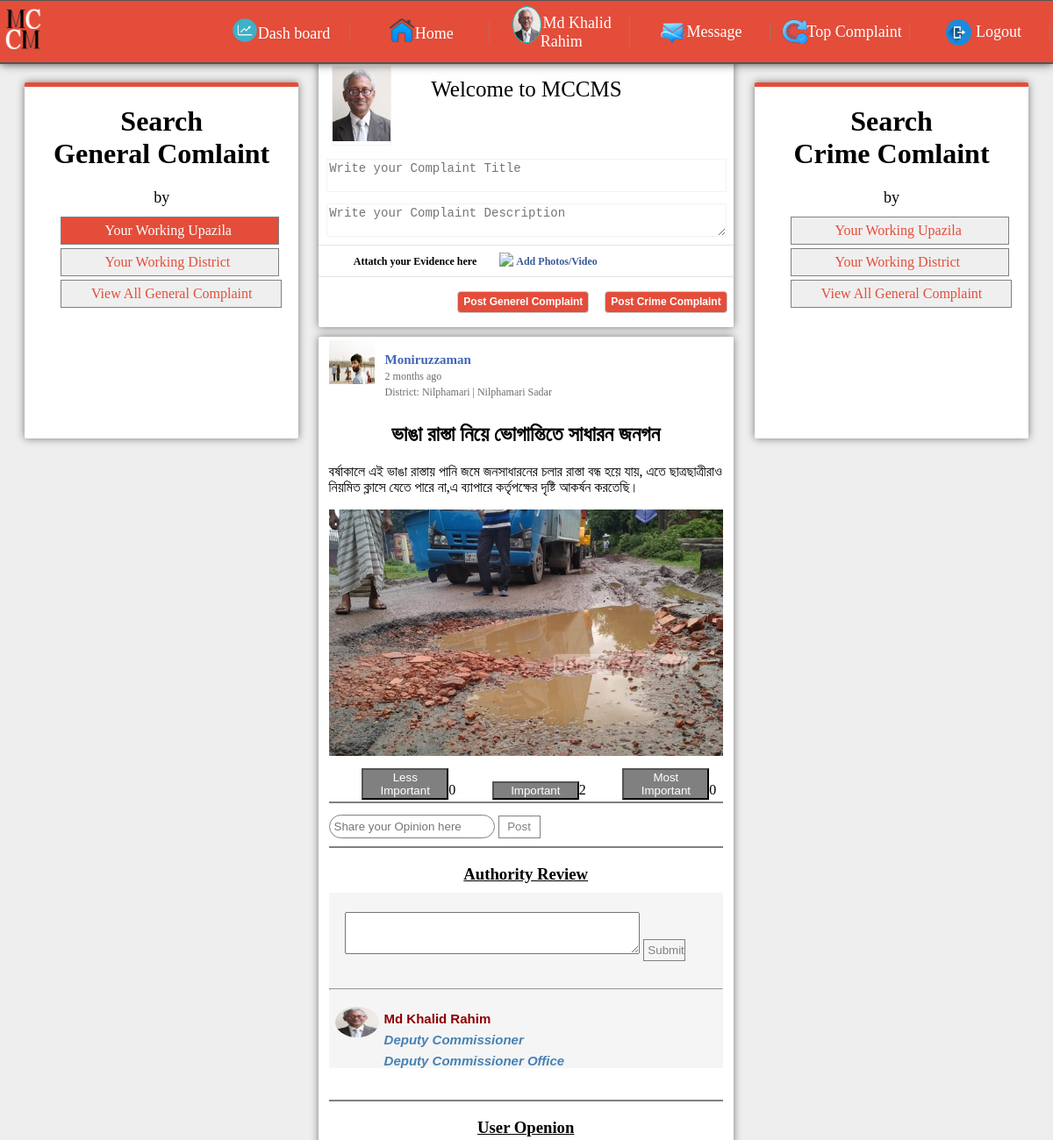
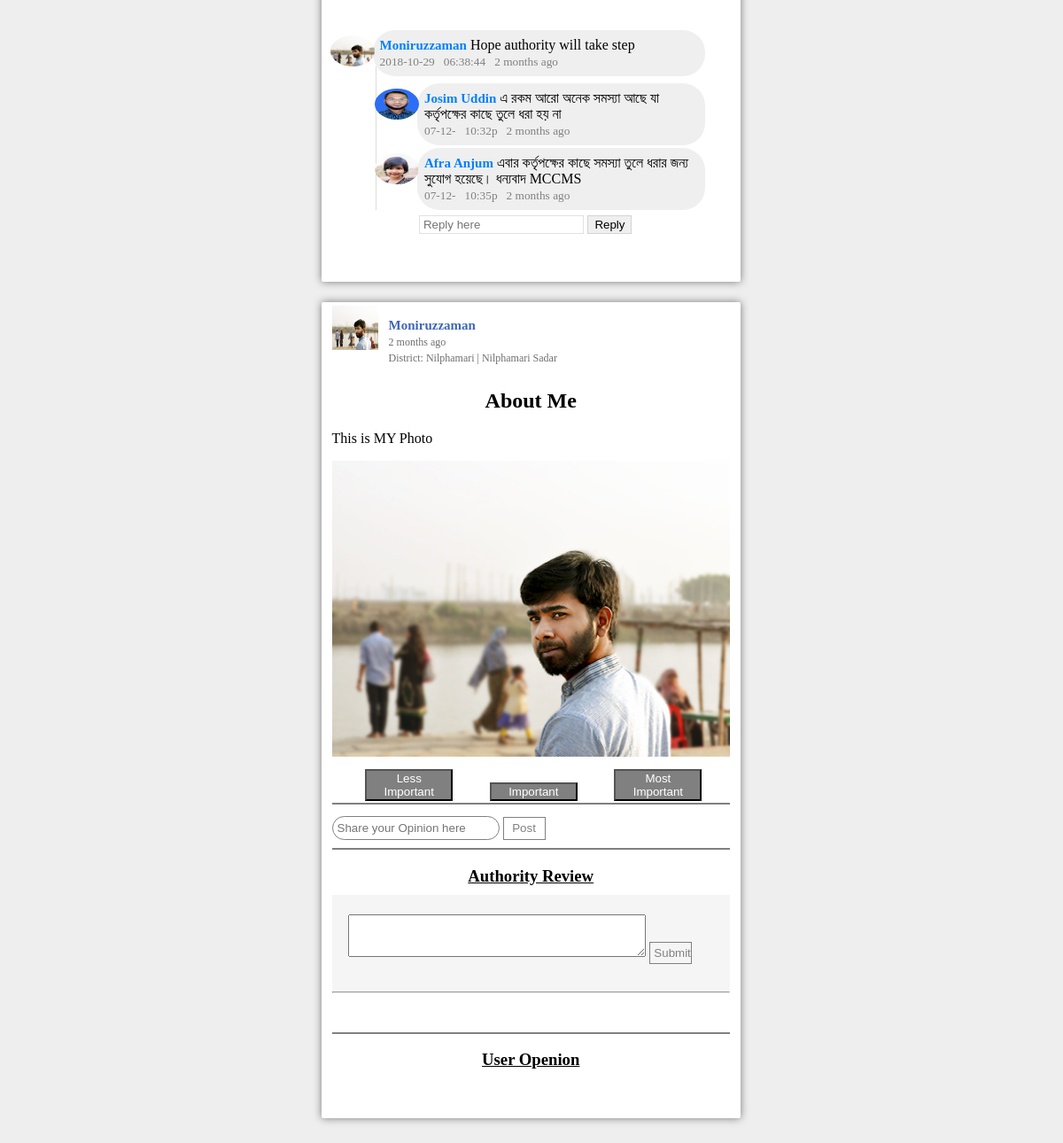
The app's page /authority/au_home_for_upazila.php (signed in) with its own data (2 pictures, top to bottom).
### tables this page shows
CREATE TABLE `authority_info` (
  `au_id` int(11) NOT NULL,
  `au_name` varchar(255) NOT NULL,
  `au_user_id` varchar(255) NOT NULL,
  `au_password` varchar(255) NOT NULL,
  `au_email` varchar(100) NOT NULL,
  `contact` varchar(50) NOT NULL,
  `au_home_district` varchar(255) NOT NULL,
  `designation` varchar(255) NOT NULL,
  `organization` varchar(255) NOT NULL,
  `working_division` varchar(255) NOT NULL,
  `working_district` varchar(255) NOT NULL,
  `working_upazila` varchar(255) NOT NULL,
  `au_nid` varchar(255) NOT NULL,
  `date_birth` date NOT NULL,
  `reg_date` date NOT NULL,
  `pro_image` varchar(255) NOT NULL,
  `status` int(11) NOT NULL DEFAULT '0'
);

CREATE TABLE `complaint` (
  `post_id` int(100) NOT NULL,
  `user_id` varchar(40) NOT NULL,
  `user_fullname` varchar(40) NOT NULL,
  `post_title` text NOT NULL,
  `post_text` text NOT NULL,
  `attatchment` varchar(100) NOT NULL,
  `date_time` timestamp NOT NULL DEFAULT CURRENT_TIMESTAMP,
  `post_type` varchar(40) NOT NULL,
  `upazila_code` varchar(40) NOT NULL,
  `district_code` varchar(50) NOT NULL,
  `post_date` date NOT NULL
);

CREATE TABLE `user_info` (
  `SL` int(11) NOT NULL,
  `user_name` varchar(40) NOT NULL,
  `full_name` varchar(40) NOT NULL,
  `password` varchar(40) NOT NULL,
  `mail_address` varchar(40) NOT NULL,
  `nid_no` int(20) NOT NULL,
  `date_birth` date NOT NULL,
  `division_name` varchar(40) NOT NULL,
  `district_name` varchar(30) NOT NULL,
  `district_code` varchar(30) NOT NULL,
  `upazila_name` varchar(30) NOT NULL,
  `upazila_code` varchar(30) NOT NULL,
  `profile_image` varchar(100) NOT NULL,
  `status` int(50) NOT NULL DEFAULT '1',
  `post_status` int(50) NOT NULL DEFAULT '1'
);

CREATE TABLE `authority_review` (
  `review_id` int(11) NOT NULL,
  `authority_user_id` varchar(100) NOT NULL,
  `post_id` varchar(100) NOT NULL,
  `review_text` varchar(255) NOT NULL,
  `review_timestamp` timestamp NOT NULL DEFAULT CURRENT_TIMESTAMP,
  `review_date` varchar(11) NOT NULL
);

CREATE TABLE `comment` (
  `com_id` int(100) NOT NULL,
  `user_id` varchar(100) NOT NULL,
  `post_id` varchar(40) NOT NULL,
  `post_type` varchar(30) NOT NULL,
  `com_text` varchar(100) NOT NULL,
  `com_date` varchar(10) NOT NULL,
  `com_time` varchar(10) NOT NULL,
  `current_timestemp` timestamp NOT NULL DEFAULT CURRENT_TIMESTAMP ON UPDATE CURRENT_TIMESTAMP
);

CREATE TABLE `reply` (
  `rep_id` int(100) NOT NULL,
  `com_id` varchar(50) NOT NULL,
  `post_id` varchar(50) NOT NULL,
  `user_id` varchar(50) NOT NULL,
  `rep_text` varchar(500) NOT NULL,
  `rep_date` varchar(6) NOT NULL,
  `rep_time` varchar(6) NOT NULL,
  `current_time_stamp` timestamp(6) NOT NULL DEFAULT CURRENT_TIMESTAMP
);

### authority/au_home_for_upazila.php (the view, shortened to what the rows shown need)
<?php
	include '../main/functions.php';
	$get    = new Main;
?>
<!DOCTYPE html>
<html lang="en">
<head>
	<link rel="stylesheet" href="../css/home.css">
</head>
<body>
	<?php include 'au_header.php'; ?>
<?php
$sql1 = mysqli_query($conn, "SELECT * FROM authority_info WHERE au_name='$name'");
		while ($row1 = mysqli_fetch_array($sql1))
	       {
	       	$upazila_name 	=	$row1['working_upazila'];
	       }
$get_upazila_code = mysqli_query($conn, "SELECT id FROM upazilas WHERE name='$upazila_name'");
		while ($row2 = mysqli_fetch_array($get_upazila_code))
	       {
	       	$upa_code= $row2['id'];
	       }
?>
	<div class="container">
		<div class="post_body">
			<div class="post_body_left">
				<div class="post_body_left_container">
					<h1 align="center">Search <br> General Comlaint</h1>
						<a style="background-color: #e44d3a; color: white; padding-left: 16%; padding-right: 17%; margin-left: 13%;" href="au_home_for_upazila.php">Your Working Upazila</a> <br><br>
						<a style="padding-left: 16%; padding-right: 17.5%; margin-left: 13%;"  href="au_home_for_district.php">Your Working District</a> <br><br>
				</div>
			</div>
			<div class="post_body_middle">
				<form>
					<div class="create_post">
						<div class="c-body">
							<div class="body-left">
								<div class="img-box">
									<img style="width: 100%; height: 100%;" src="uploads/<?php echo $pro_image ?>"></img>
								</div>
							</div>
						</div>
						</div>
				</form>
				<?php
					$post_type="Generel";
					$sql_post_view = mysqli_query($conn, "SELECT * FROM complaint, user_info WHERE  complaint.post_type='$post_type' AND complaint.upazila_code='$upa_code' AND user_info.full_name=complaint.user_fullname ORDER BY post_id DESC");
						while ($row_post = mysqli_fetch_array($sql_post_view))
				       		{
				       			$post_user_name=$row_post['user_fullname'];
				       			$time_ago=$row_post['date_time'];
				       			$post_user_image=$row_post['profile_image'];
				       	?>
			<div class="post-show" id="<?php echo $row_post['post_id']; ?>">
				<div class="post-show-inner">
					<div class="post-header">
						<div class="post-left-box">
							<div class="id-img-box"><img src="../uploads/<?php echo $post_user_image ?>"></img></div>
							<div class="id-name">
								<ul>
									<li><a href="#"><?php echo $post_user_name ?></a></li>
									<li><small style="color: #706E6E;"><?php echo $get->timeAgo($time_ago); ?></small></li>
									<li><small style="color: #706E6E;">District: <?php echo $row_post['district_name']; ?> | <?php echo $row_post['upazila_name']; ?></small></li>
								</ul>
							</div>
						</div>
					</div>
					<br>
					<div class="post-body">
						<div class="post-header-text">
							<h2 align="center"><?php echo $row_post['post_title']; ?></h2>
							<p><?php echo $row_post['post_text']; ?></p>
						</div>
						<div class="post-img">
							<center>
								<?php
								if (isset($row_post['attatchment']) && !empty($row_post['attatchment'])) { ?>
							<img align="center" src="../post_image/<?php echo $row_post['attatchment']; ?>" style="color: gray;" alt="No Image Available"></img>
								<?php
								}
								?>
							</center>
						</div>
						<?php
							       $post_id= $row_post['post_id'];
				       $sql_less_important_count = mysqli_query($conn, "SELECT SUM(less_important_count) FROM rating WHERE post_id=$post_id");
					while ($row1 = mysqli_fetch_array($sql_less_important_count))
				       {
				       	$less_count= $row1['SUM(less_important_count)'];
				       }
				       $sql_important_count = mysqli_query($conn, "SELECT SUM(important_count) FROM rating WHERE post_id=$post_id");
					while ($row2 = mysqli_fetch_array($sql_important_count))
				       {
				       	$im_count= $row2['SUM(important_count)'];
				       }
				       $sql_most_important_count = mysqli_query($conn, "SELECT SUM(most_important_count) FROM rating WHERE post_id=$post_id");
					while ($row3 = mysqli_fetch_array($sql_most_important_count))
				       {
				       	$most_count= $row3['SUM(most_important_count)'];
				       }
						?>
						<div class="post-footer">
							<div class="post_footer_inner">
								<form>
									<?php
								       $fetch=false;
									if($fetch==false)
									{ ?>
									    <button class="review_btn" name="less_im_btn">Less Important</button><?php echo $less_count; ?>
										<button class="review_btn" name="im_btn">Important</button><?php echo $im_count; ?>
										<button class="review_btn" name="more_i_btn">Most Important</button><?php echo $most_count; ?>
									<?php }
									?>
								</form>
							</div>
						</div>
						<br>
						<hr style="margin-top: 2%; margin-bottom: 3%; border:0.5px solid gray;">
							<div class="comment_div">
								<form>
									<input type="text" class="comment_input_box" name="comment" placeholder="Share your Opinion here">
									<button class="post_comment_button" name="p_c_btn">Post</button>
								</form>
								<hr style="margin-top: 2%; margin-bottom: 3%; border:0.5px solid gray;">
								<div class="authority_review" >
									<h3 style="background-color: white; text-decoration: underline;" align="center">Authority Review</h3>
									<div class="authority_review_container">
										<div class="review_content" >
												<div class="create_review" style="padding: 5% 4%;">
													<form action="review_insert_sql.php" method="post">
														<textarea style="width: 80%; height: 42px; max-width: 80%; max-height: 60px; overflow: scroll;" name="review_text" id="" cols="30" rows="10"></textarea>
														<button class="post_comment_button" name="review_btn">Submit</button>
													</form>
												</div>
												<hr>
										<?php
											$sql_review=mysqli_query($conn, "SELECT * FROM authority_review, authority_info WHERE authority_info.au_user_id=authority_review.authority_user_id AND authority_review.post_id='$post_id' ORDER BY review_id DESC");
											while ($row_rev=mysqli_fetch_array($sql_review)) {
												?>
										<div id="" class="review_show_body" style="margin: -3% 2%;">
											<div class="user_image_comment">
												<img style="width: 100%; height: 100%; margin: 25px -2px; border-radius: 50%;" src="uploads/<?php echo $row_rev['pro_image']; ?>" alt="Image">
											</div>
											<div class="authority_review_info" style="background: transparent;">
													<p><b style="font-size: 15px; color: darkred;"><?php echo $row_rev['au_name']; ?><br><b style="font-style: italic; color: steelblue;"><?php echo $row_rev['designation']; ?><br><?php echo $row_rev['organization']; ?></b><br></b> <br>
													</p>
											</div>
											</div>
											<?php
											}
											?>
										</div>
									</div>
								</div>
													<hr style="margin-top: 2%; margin-bottom: 2%; border:0.5px solid gray;">
												<h3 style="text-decoration: underline;" align="center">User Openion</h3>
						<?php
							$sql_comment_view = mysqli_query($conn, "SELECT comment.com_id, comment.user_id, comment.post_id, comment.post_type, comment.com_text, comment.com_date, comment.com_time, comment.current_timestemp, user_info.full_name, user_info.profile_image FROM comment, user_info WHERE  comment.post_id='$post_id' AND comment.post_type='$post_type' AND user_info.user_name=comment.user_id ORDER BY com_id ASC");
									while ($row_comm = mysqli_fetch_array($sql_comment_view))
							       		{
							       			$com_user_name=$row_comm['full_name'];
							       			$com_user_image=$row_comm['profile_image'];
							       			$comment_text=$row_comm['com_text'];
							       			$date=$row_comm['com_date'];
							       			$time=$row_comm['com_time'];
							       			$com_time_ago=$row_comm['current_timestemp'];
							       			$comment_id=$row_comm['com_id'];
						?>
									<div id="<?php echo $comment_id; ?>">
										<div class="user_image_comment">
											<img style="width: 100%; height: 100%; margin: 25px -2px; border-radius: 50%;" src="../uploads/<?php echo $com_user_image; ?>" alt="Image">
										</div>
										<form>
										<div class="comment_info">
											<p><b style="font-size: 15px; color: #0080FF;"><?php echo $com_user_name; ?></b> <?php echo $comment_text; ?>
												<br>
												<small style="color: gray;"><?php echo $date;?> &nbsp <?php echo $time;?> &nbsp; <?php echo $get->timeAgo($com_time_ago); ?></small> &nbsp;
											</p>
										</div>
										</form>
									</div> <br>
								<?php
							$sql_reply_view = mysqli_query($conn, "SELECT * FROM reply, user_info WHERE  reply.post_id='$post_id' AND reply.com_id='$comment_id' AND user_info.user_name=reply.user_id ORDER BY rep_id ASC");
									while ($row_rep = mysqli_fetch_array($sql_reply_view))
							       		{
							       			$rep_user_name=$row_rep['full_name'];
							       			$rep_user_image=$row_rep['profile_image'];
							       			$reply_text=$row_rep['rep_text'];
							       			$r_date=$row_rep['rep_date'];
							       			$r_time=$row_rep['rep_time'];
							       			$rep_time_ago=$row_rep['current_time_stamp'];
						?>
									<div style="margin: -3% 11%; border-left: 1px solid gainsboro; width: 86%;">
										<div class="user_image_comment">
											<img style="width: 100%; height: 100%; margin: 25px -2px; border-radius: 50%;" src="../uploads/<?php echo $rep_user_image; ?>" alt="Image">
										</div>
										<div class="comment_info"  id="<?php echo $row_comm['com_id']; ?>">
										<form>
											<p><b style="font-size: 15px; color: #0080FF;"><?php echo $rep_user_name; ?></b>
												<?php echo $reply_text; ?>
												<br>
												<small style="color: gray;"><?php echo $r_date;?> &nbsp <?php echo $r_time;?> &nbsp <?php echo $get->timeAgo($rep_time_ago); ?></small> &nbsp;
											</p>
										</form>
										</div>
									</div>
								<?php } ?>
										<div>
												<form style="margin-left: 22%; margin-top: 5%;">
													<input type="text" class="comment_reply_box" name="reply_text" placeholder="Reply here">
													<button class="comment_reply_button" name="p_c_btn">Reply</button>
												</form>
										</div>
									 <br>
							<?php
						}
						?>
							</div>
						<br>
						<br>
					</div>
				</div>
			</div>
							<?php
				       		}
				       	?>
				</div>
				<div class="post_body_right">
					<div class="post_body_right_container">
						<h1 align="center">Search <br> Crime Comlaint</h1>
						<a style="padding-left: 16%; padding-right: 17%; margin-left: 13%;" href="home_for_upazila_crime_au.php">Your Working Upazila</a> <br><br>
						<a style="padding-left: 16%; padding-right: 17.5%; margin-left: 13%;"  href="home_for_district_crime_au.php">Your Working District</a> <br><br>
					</div>
				</div>
		</div>
	</div>
</body>
</html>

### authority/au_header.php (shortened to what the rows shown need)
<!DOCTYPE html>
<html lang="en">
<head>
	<link rel="stylesheet" href="css/header.css">
</head>
<body>
<?php
include '../connection.php';
$name=$_SESSION['au_fullname'];
$sql = mysqli_query($conn, "SELECT * FROM authority_info WHERE au_name='$name'");
		while ($row = mysqli_fetch_array($sql))
	       {
	       	$pro_image= $row['pro_image'];
	       }
?>
	<header class="header">
		<div class="header_container">
			<div class="header_info_right">
				<nav>
					<ul style="margin: -7px 0px;">
						<table style="width: 100%; table-layout: fixed;">
							<tr>
								<td>
									<li>
										<a href="au_about.php"><img style="height: 3%; width: 20%; margin: -11% 1%; border-radius: 50%; border: 1px solid #00CCCC;" src="uploads/<?php echo $pro_image ?>" alt=""><?php echo $_SESSION["au_fullname"]; ?></a>
									</li>
								</td>
							</tr>
						</table>
					</ul>
				</nav>
			</div>
		</div>
	</header>
</body>
</html>

### records on screen
authority_info: pro_image (picture)
complaint: user_info.profile_image (picture), user_fullname "Moniruzzaman", date_time "2 months ago", user_info.district_name "Nilphamari", user_info.upazila_name "Nilphamari Sadar", post_title "ভাঙা রাস্তা নিয়ে ভোগান্তিতে সাধারন জনগন", post_text "বর্ষাকালে এই ভাঙা রাস্তায় পানি জমে জনসাধারনের চলার রাস্তা বন্ধ হয়ে যায়, এতে ছাত্রছাত্রীরাও নিয়মিত ক্লাসে যেতে পারে না,এ ব্যাপারে কর্তৃপক্ষের দৃষ্টি আকর্ষন করতেছি।", attatchment (picture), less_count "0", im_count "2", most_count "0"
authority_review: authority_info.pro_image (picture), authority_info.au_name "Md Khalid Rahim", authority_info.designation "Deputy Commissioner", authority_info.organization "Deputy Commissioner Office"
comment: user_info.profile_image (picture), user_info.full_name "Moniruzzaman", com_text "Hope authority will take step", com_date "2018-10-29", com_time "06:38:44", current_timestemp "2 months ago"
reply: user_info.profile_image (picture), user_info.full_name "Josim Uddin", rep_text "এ রকম আরো অনেক সমস্যা আছে যা কর্তৃপক্ষের কাছে তুলে ধরা হয় না", rep_date "07-12-", rep_time "10:32p", current_time_stamp "2 months ago"
reply: user_info.profile_image (picture), user_info.full_name "Afra Anjum", rep_text "এবার কর্তৃপক্ষের কাছে সমস্যা তুলে ধরার জন্য সুযোগ হয়েছে। ধন্যবাদ MCCMS", rep_date "07-12-", rep_time "10:35p", current_time_stamp "2 months ago"
complaint: user_info.profile_image (picture), user_fullname "Moniruzzaman", date_time "2 months ago", user_info.district_name "Nilphamari", user_info.upazila_name "Nilphamari Sadar", post_title "About Me", post_text "This is MY Photo", attatchment (picture)

### other values on screen
$_SESSION["au_fullname"] "Md Khalid Rahim"
